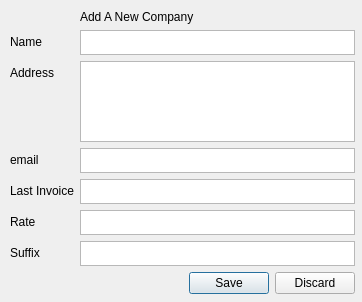
<?xml version="1.0" encoding="UTF-8"?>
<ui version="4.0">
 <class>Form</class>
 <widget class="QWidget" name="Form">
  <property name="geometry">
   <rect>
    <x>0</x>
    <y>0</y>
    <width>362</width>
    <height>302</height>
   </rect>
  </property>
  <property name="windowTitle">
   <string>Form</string>
  </property>
  <widget class="QWidget" name="">
   <property name="geometry">
    <rect>
     <x>10</x>
     <y>10</y>
     <width>345</width>
     <height>284</height>
    </rect>
   </property>
   <layout class="QFormLayout" name="formLayout">
    <item row="0" column="1">
     <widget class="QLabel" name="label_7">
      <property name="styleSheet">
       <string notr="true">font: 12pt &quot;Segoe UI&quot;;</string>
      </property>
      <property name="text">
       <string>Add A New Company</string>
      </property>
     </widget>
    </item>
    <item row="1" column="0">
     <widget class="QLabel" name="label">
      <property name="styleSheet">
       <string notr="true">font: 10pt &quot;Verdana&quot;;</string>
      </property>
      <property name="text">
       <string>Name</string>
      </property>
     </widget>
    </item>
    <item row="1" column="1">
     <widget class="QTextEdit" name="uNameBox">
      <property name="maximumSize">
       <size>
        <width>16777215</width>
        <height>25</height>
       </size>
      </property>
     </widget>
    </item>
    <item row="2" column="0">
     <widget class="QLabel" name="label_2">
      <property name="styleSheet">
       <string notr="true">font: 10pt &quot;Verdana&quot;;</string>
      </property>
      <property name="text">
       <string>Address</string>
      </property>
     </widget>
    </item>
    <item row="2" column="1">
     <widget class="QTextEdit" name="uAddressBox">
      <property name="maximumSize">
       <size>
        <width>16777215</width>
        <height>1000</height>
       </size>
      </property>
     </widget>
    </item>
    <item row="3" column="0">
     <widget class="QLabel" name="label_3">
      <property name="styleSheet">
       <string notr="true">font: 10pt &quot;Verdana&quot;;</string>
      </property>
      <property name="text">
       <string>email</string>
      </property>
     </widget>
    </item>
    <item row="3" column="1">
     <widget class="QTextEdit" name="uEmailBox">
      <property name="maximumSize">
       <size>
        <width>16777215</width>
        <height>25</height>
       </size>
      </property>
     </widget>
    </item>
    <item row="4" column="0">
     <widget class="QLabel" name="label_4">
      <property name="styleSheet">
       <string notr="true">font: 10pt &quot;Verdana&quot;;</string>
      </property>
      <property name="text">
       <string>Last Invoice</string>
      </property>
     </widget>
    </item>
    <item row="4" column="1">
     <widget class="QTextEdit" name="uInvoiceBox">
      <property name="maximumSize">
       <size>
        <width>16777215</width>
        <height>25</height>
       </size>
      </property>
     </widget>
    </item>
    <item row="5" column="0">
     <widget class="QLabel" name="label_6">
      <property name="styleSheet">
       <string notr="true">font: 10pt &quot;Verdana&quot;;</string>
      </property>
      <property name="text">
       <string>Rate</string>
      </property>
     </widget>
    </item>
    <item row="5" column="1">
     <widget class="QTextEdit" name="uRateBox">
      <property name="maximumSize">
       <size>
        <width>16777215</width>
        <height>25</height>
       </size>
      </property>
     </widget>
    </item>
    <item row="6" column="0">
     <widget class="QLabel" name="label_5">
      <property name="styleSheet">
       <string notr="true">font: 10pt &quot;Verdana&quot;;</string>
      </property>
      <property name="text">
       <string>Suffix</string>
      </property>
     </widget>
    </item>
    <item row="6" column="1">
     <widget class="QTextEdit" name="uSuffixBox">
      <property name="maximumSize">
       <size>
        <width>16777215</width>
        <height>25</height>
       </size>
      </property>
     </widget>
    </item>
    <item row="7" column="1">
     <widget class="QDialogButtonBox" name="saveDiscardButton">
      <property name="standardButtons">
       <set>QDialogButtonBox::Discard|QDialogButtonBox::Save</set>
      </property>
      <property name="centerButtons">
       <bool>false</bool>
      </property>
     </widget>
    </item>
   </layout>
  </widget>
 </widget>
 <resources/>
 <connections/>
</ui>
